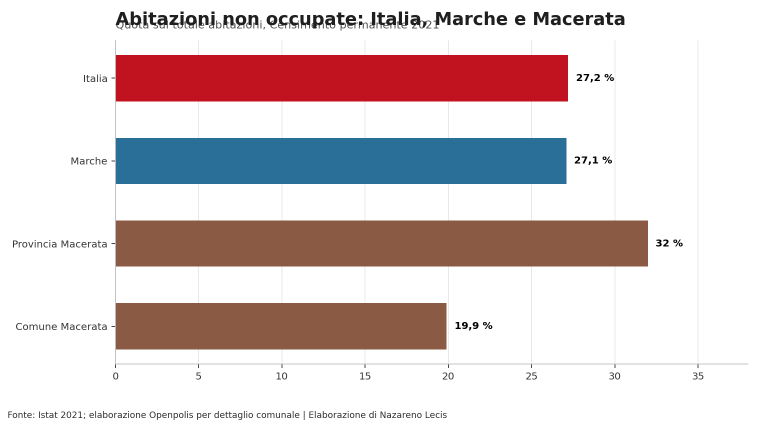
#> input picture marche/grafici/case_non_occupate.png, 1520 x 848 px (shown at 1/2 size); its folder holds only this picture in this run
$ python -i affitti_brevi.py   (imports and definitions only)
#> lines starting #> are read from the running program, lines starting #| are printed output that depends on the picture
### scripts/helpers/paesi.py
from pathlib import Path
import re
import unicodedata
import pycountry
from scripts.helpers.config import EU27_CODES


PAESI_DEFAULT_CONFRONTO = ["ITA", "FRA", "DEU"]

PAESI_OECD_PREZZI_CASE = [
    "AUS",
    "AUT",
    "BEL",
    "CAN",
    "CHE",
    "CHL",
    "COL",
    "CZE",
    "DEU",
    "DNK",
    "ESP",
    "EST",
    "FIN",
    "FRA",
    "GBR",
    "GRC",
    "HUN",
    "IRL",
    "ISL",
    "ISR",
    "ITA",
    "JPN",
    "KOR",
    "LTU",
    "LUX",
    "LVA",
    "MEX",
    "NLD",
    "NOR",
    "NZL",
    "POL",
    "PRT",
    "SVK",
    "SVN",
    "SWE",
    "TUR",
    "USA",
    "ZAF",
]

NOMI_PAESI = {
    "AUS": "Australia",
    "AUT": "Austria",
    "BEL": "Belgio",
    "BGR": "Bulgaria",
    "CAN": "Canada",
    "CHE": "Svizzera",
    "CHL": "Cile",
    "COL": "Colombia",
    "CRI": "Costa Rica",
    "HRV": "Croazia",
    "CYP": "Cipro",
    "CZE": "Cechia",
    "DEU": "Germania",
    "DNK": "Danimarca",
    "ESP": "Spagna",
    "EST": "Estonia",
    "FIN": "Finlandia",
    "FRA": "Francia",
    "GBR": "Regno Unito",
    "GRC": "Grecia",
    "HUN": "Ungheria",
    "IRL": "Irlanda",
    "ISL": "Islanda",
    "ISR": "Israele",
    "ITA": "Italia",
    "JPN": "Giappone",
    "KOR": "Corea",
    "LTU": "Lituania",
    "LUX": "Lussemburgo",
    "LVA": "Lettonia",
    "MEX": "Messico",
    "MLT": "Malta",
    "NLD": "Paesi Bassi",
    "NOR": "Norvegia",
    "NZL": "Nuova Zelanda",
    "POL": "Polonia",
    "PRT": "Portogallo",
    "ROU": "Romania",
    "SVK": "Slovacchia",
    "SVN": "Slovenia",
    "SWE": "Svezia",
    "TUR": "Turchia",
    "USA": "Stati Uniti",
    "ZAF": "Sudafrica",
}

NOMI_OECD_AHD = {
    "CZE": "Czech Republic",
    "KOR": "Korea",
    "SVK": "Slovak Republic",
    "TUR": "Türkiye",
    "USA": "United States",
}

COLORI_PAESI = {
    "ITA": "#C1121F",
    "FRA": "#2F6BFF",
    "DEU": "#C48A00",
}

COLORI_PALETTE = [
    "#0D3B66",
    "#2A9D8F",
    "#E76F51",
    "#6A4C93",
    "#457B9D",
    "#7A9E35",
    "#BC6C25",
    "#3A5A40",
    "#8E5572",
    "#1D3557",
]


def codice_iso3_da_iso2(codice_iso2):
    paese = pycountry.countries.get(alpha_2=str(codice_iso2).upper())
    if paese:
        return paese.alpha_3
    return str(codice_iso2).upper()


PAESI_EUROSTAT = sorted(codice_iso3_da_iso2(codice) for codice in EU27_CODES)
PAESI_OECD = sorted(PAESI_OECD_PREZZI_CASE)
PAESI_ACCETTATI = sorted(set(PAESI_EUROSTAT) | set(PAESI_OECD))
SCORCIATOIE_PAESI = {
    "tutti": PAESI_ACCETTATI,
    "eurostat": PAESI_EUROSTAT,
    "oecd": PAESI_OECD,
}
VALORI_PAESI_ACCETTATI = sorted(PAESI_ACCETTATI + list(SCORCIATOIE_PAESI))


# [5 lines left out: function slug_testo, not called in this run]


def paese_pycountry(codice):
    return pycountry.countries.get(alpha_3=str(codice).upper())


# [38 lines left out: functions nome_inglese_paese, codice_iso2_paese, colore_paese, crea_profilo_paese, not called in this run]


PAESI_CONFRONTO = {codice: crea_profilo_paese(codice) for codice in PAESI_ACCETTATI}
SLUG_PAESI_CONFRONTO = {profilo["slug"] for profilo in PAESI_CONFRONTO.values()}


# [6 lines left out: function profilo_paese, not called in this run]


def profili_paesi(codici):
    return [profilo_paese(codice) for codice in codici]


# [55 lines left out: functions radice_output, cartella_paese, aggiungi_codici_unici, valori_paesi, risolvi_codici_paesi, not called in this run]


def normalizza_codici_paesi(codici):
    return risolvi_codici_paesi(codici, default=PAESI_DEFAULT_CONFRONTO)


def filtra_paesi_eurostat(codici):
    return [codice for codice in codici if codice in PAESI_EUROSTAT]


def filtra_paesi_oecd(codici):
    return [codice for codice in codici if codice in PAESI_OECD]

### scripts/helpers/affitti_brevi.py
from io import BytesIO
from pathlib import Path
import base64
from html import unescape
import re
import sys
import unicodedata
import zipfile

RADICE_PROGETTO = Path(__file__).resolve().parents[2]
if str(RADICE_PROGETTO) not in sys.path:
    sys.path.insert(0, str(RADICE_PROGETTO))

from matplotlib.cm import ScalarMappable
from matplotlib.colors import Normalize
from matplotlib.ticker import FuncFormatter, ScalarFormatter
import matplotlib.pyplot as plt
import pandas as pd
import requests

from scripts.helpers.grafici import COLORE_PRINCIPALE
from scripts.helpers.grafici_locali_italia import (
    formatta_colorbar_mappa,
    limiti_geojson_regioni,
    normalizza_spazi,
    titolo_su_piu_righe,
)
from scripts.helpers.mappe_comunali_italia import (
    disegna_comune,
    nomi_regioni_da_generare,
    regione_indica_tutte,
    risolvi_regione,
    scarica_geojson_comuni_regione,
    slug_testo,
    tabella_comuni_istat_pulita,
    valore_feature_comunale,
)
from scripts.helpers.paesi import radice_output
from scripts.helpers.utils import WATERMARK, cartella_summary


BDSR_DASHBOARD_CSV_URL = "https://api-bdsr.ministeroturismo.gov.it/ui/user/downloadCsvDashboard"
ISTAT_ABITAZIONI_COMUNI_SDMX_URL = (
    "https://esploradati.istat.it/SDMXWS/rest/data/IT1,DF_DCSS_ABITAZIONI_TV_1/"
    "A..NUM_DW_AV......?startPeriod=2021&endPeriod=2021&"
    "dimensionAtObservation=AllDimensions&format=csvfilewithlabels"
)
ISTAT_ABITAZIONI_SEZIONI_2021_URLS = [
    (
        "https://esploradati.istat.it/databrowser/DWL/PERMPOP/SUBCOM/"
        "Dati_regionali_2021.zip"
    ),
    (
        "https://esploradati.censimentopopolazione.istat.it/databrowser/DWL/PERMPOP/"
        "SUBCOM/Dati_regionali_2021.zip"
    ),
]
ISTAT_FAMIGLIE_TITOLO_GODIMENTO_URL = (
    "http://dati-censimentipermanenti.istat.it/Index.aspx?DataSetCode=DCSS_HUDW"
)
FONTE_AFFITTI_BREVI_BDSR = "Ministero del Turismo - registro CIN"
FONTE_ABITAZIONI_ISTAT = "ISTAT censimento permanente 2021"
FONTE_AFFITTI_TOTALI_ISTAT = "ISTAT titolo di godimento abitazione 2021"
PROFILI_AFFITTI_BREVI = {
    "residenziale": "alloggi turistici in affitto registrati",
    "privati": "locazioni brevi/private non imprenditoriali registrate",
    "c2": "altri alloggi privati registrati",
    "totale": "tutte le strutture registrate",
}
COLONNE_NUMERICHE_BDSR = [
    "Totale strutture con CIN verificato",
    "Totale strutture con CIN non verificato",
    "Totale strutture senza CIN",
    "Totale strutture",
]
MAPPE_AFFITTI_BREVI = [
    (
        "quota_locazioni_brevi_su_affitti_totali_pct",
        "Quota locazioni brevi private sul totale affitti (stima)",
        "% totale affitti",
        "quota_locazioni_brevi_su_affitti_totali.png",
        True,
        1,
    ),
    (
        "quota_bed_breakfast_su_abitazioni_pct",
        "Quota B&B sullo stock abitativo",
        "% abitazioni",
        "quota_bed_breakfast_su_abitazioni.png",
        True,
        2,
    ),
    (
        "quota_hotel_su_abitazioni_pct",
        "Quota hotel sullo stock abitativo",
        "% abitazioni",
        "quota_hotel_su_abitazioni.png",
        True,
        2,
    ),
]
# [410 lines left out: functions normalizza_testo_affitti_brevi, intestazioni_bdsr, scarica_bdsr_dashboard_csv, scarica_abitazioni_comunali_sdmx, separatore_csv_istat, leggi_csv_zip_istat and 15 more, not called in this run]


def prepara_colonne_numeriche_bdsr(frame):
    dati = frame.copy()
    for colonna in COLONNE_NUMERICHE_BDSR:
        if colonna in dati.columns:
            dati[colonna] = valori_numerici(dati[colonna])
        else:
            dati[colonna] = 0

    return dati


# [56 lines left out: functions filtra_profilo_bdsr, maschera_alloggi_turistici_affitto, maschera_locazioni_brevi_private, aggrega_bdsr_per_comune, codice_istat_bdsr, not called in this run]


def chiave_comune_regione(regione, comune):
    chiave = normalizza_testo_affitti_brevi(regione) + "|" + normalizza_testo_affitti_brevi(comune)
    return chiave


# [79 lines left out: functions mappa_codici_comuni_per_nome, aggiungi_codice_istat_corrente_bdsr, aggrega_bdsr_per_comune_filtrato, maschera_hotel_bdsr, maschera_bed_breakfast_bdsr, riepilogo_categorie_bdsr, not called in this run]


def prepara_affitti_brevi_bdsr(frame, profilo="residenziale"):
    dati = prepara_colonne_numeriche_bdsr(frame)
    comuni = tabella_comuni_istat_pulita()
    comuni = comuni[
        [
            "codice_istat",
            "codice_catastale",
            "comune",
            "provincia",
            "regione",
            "codice_regione_istat",
            "unita_sovracomunale",
        ]
    ].drop_duplicates("codice_istat")
    dati = aggiungi_codice_istat_corrente_bdsr(dati, comuni)
    profilo_filtrato = filtra_profilo_bdsr(dati, profilo)

    totale_comuni = aggrega_bdsr_per_comune(dati).rename(
        columns={
            "totale_strutture": "strutture_bdsr_totali",
            "cin_verificati": "cin_verificati_bdsr_totali",
            "cin_non_verificati": "cin_non_verificati_bdsr_totali",
            "senza_cin": "senza_cin_bdsr_totali",
        }
    )
    profilo_comuni = aggrega_bdsr_per_comune(profilo_filtrato).rename(
        columns={
            "totale_strutture": "unita_affitti_brevi",
            "cin_verificati": "cin_verificati_affitti_brevi",
            "cin_non_verificati": "cin_non_verificati_affitti_brevi",
            "senza_cin": "senza_cin_affitti_brevi",
        }
    )
    alloggi_turistici_affitto = aggrega_bdsr_per_comune_filtrato(
        dati,
        maschera_alloggi_turistici_affitto(dati),
        "alloggi_turistici_affitto_registrati",
    )
    locazioni_brevi_private = aggrega_bdsr_per_comune_filtrato(
        dati,
        maschera_locazioni_brevi_private(dati),
        "locazioni_brevi_private_registrate",
    )
    hotel_comuni = aggrega_bdsr_per_comune_filtrato(dati, maschera_hotel_bdsr(dati), "hotel_bdsr")
    bed_breakfast_comuni = aggrega_bdsr_per_comune_filtrato(
        dati,
        maschera_bed_breakfast_bdsr(dati),
        "bed_breakfast_bdsr",
    )

    risultato = comuni.merge(totale_comuni, on="codice_istat", how="left")
    risultato = risultato.merge(profilo_comuni, on="codice_istat", how="left")
    risultato = risultato.merge(alloggi_turistici_affitto, on="codice_istat", how="left")
    risultato = risultato.merge(locazioni_brevi_private, on="codice_istat", how="left")
    risultato = risultato.merge(hotel_comuni, on="codice_istat", how="left")
    risultato = risultato.merge(bed_breakfast_comuni, on="codice_istat", how="left")
    colonne_da_azzerare = [
        "strutture_bdsr_totali",
        "cin_verificati_bdsr_totali",
        "cin_non_verificati_bdsr_totali",
        "senza_cin_bdsr_totali",
        "unita_affitti_brevi",
        "cin_verificati_affitti_brevi",
        "cin_non_verificati_affitti_brevi",
        "senza_cin_affitti_brevi",
        "alloggi_turistici_affitto_registrati",
        "locazioni_brevi_private_registrate",
        "hotel_bdsr",
        "bed_breakfast_bdsr",
    ]
    for colonna in colonne_da_azzerare:
        risultato[colonna] = risultato[colonna].fillna(0)

    risultato["profilo_affitti_brevi"] = profilo
    risultato["descrizione_profilo_affitti_brevi"] = PROFILI_AFFITTI_BREVI.get(profilo, profilo)
    risultato = aggiungi_indicatori_affitti_brevi(risultato)
    return risultato


# [95 lines left out: functions aggiungi_indicatori_affitti_brevi, aggiungi_affitti_totali_comunali_istat, aggiungi_abitazioni_comunali_istat, carica_affitti_brevi, percorso_grafici_affitti_brevi, cartella_grafici_affitti_brevi, not called in this run]


def cartella_summary_affitti_brevi(cartella_output):
    cartella = cartella_summary(cartella_output, "italia_affitti_brevi")
    return cartella


# [437 lines left out: functions rimuovi_grafici_affitti_brevi_obsoleti, rimuovi_mappe_affitti_brevi_regione, salva_summary_affitti_brevi, formatta_numero_intero, formatta_asse_x_affitti_brevi, aggiungi_footer_affitti_brevi and 10 more, not called in this run]

>>> import cv2
>>> picture = cv2.imread('../../marche/grafici/case_non_occupate.png', cv2.IMREAD_GRAYSCALE)
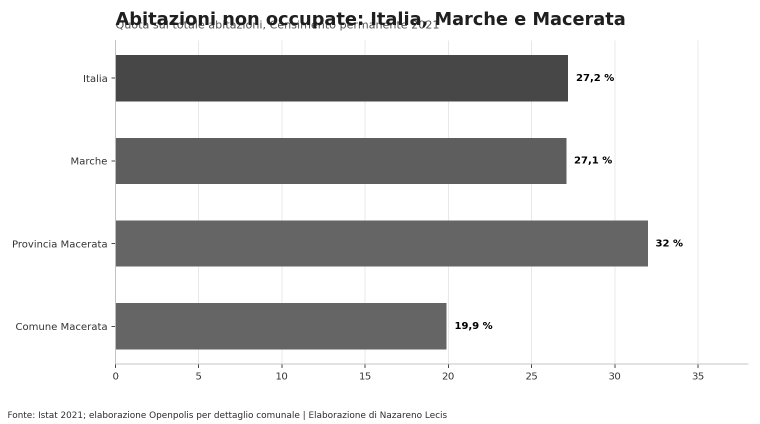
#> picture: shape (848, 1520) (shown at 1/2 size); min 0, max 255, mean 209.9
>>> result = prepara_affitti_brevi_bdsr(picture)
#> (the run stopped early here; a loop or call above may not have finished)

$ run again, on marche/grafici/compravendite_omi_2025.png
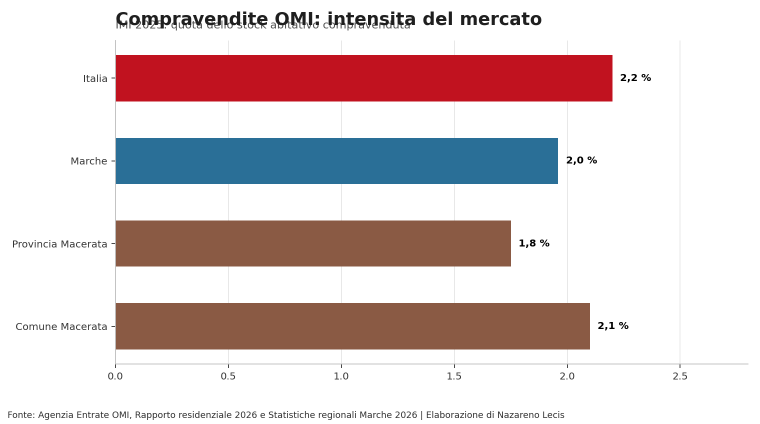
#> input picture marche/grafici/compravendite_omi_2025.png, 1520 x 848 px (shown at 1/2 size)
#> `picture = cv2.imread('../../marche/grafici/case_non_occupate.png', cv2..`:
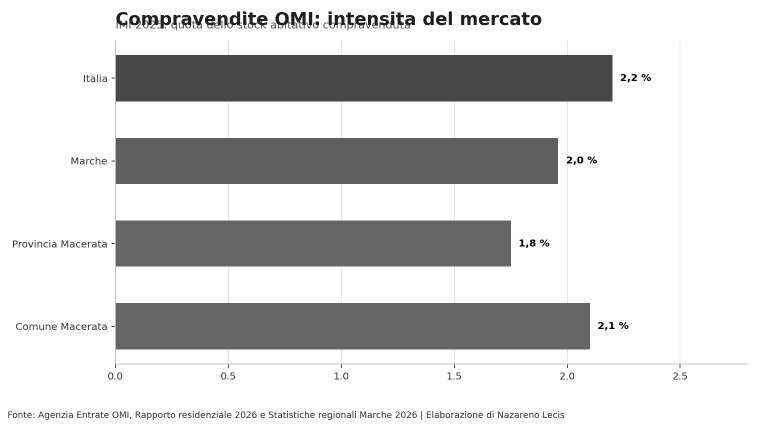
#> picture: shape (848, 1520) (shown at 1/2 size); min 0, max 255, mean 209

$ run again, on marche/grafici/erp_macerata.png
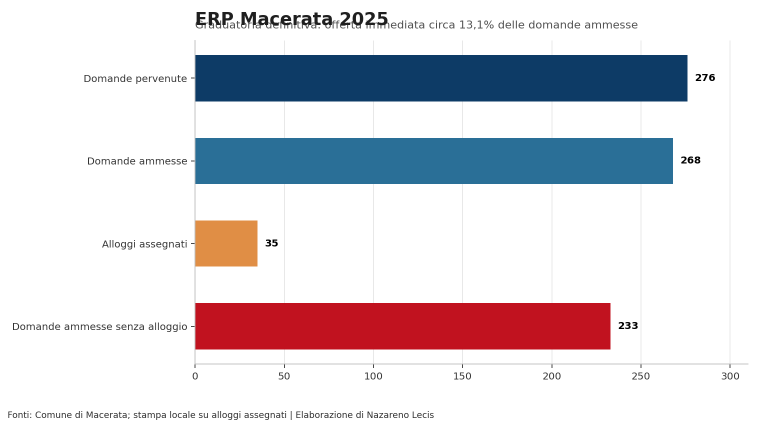
#> input picture marche/grafici/erp_macerata.png, 1520 x 848 px (shown at 1/2 size)
#> `picture = cv2.imread('../../marche/grafici/case_non_occupate.png', cv2..`:
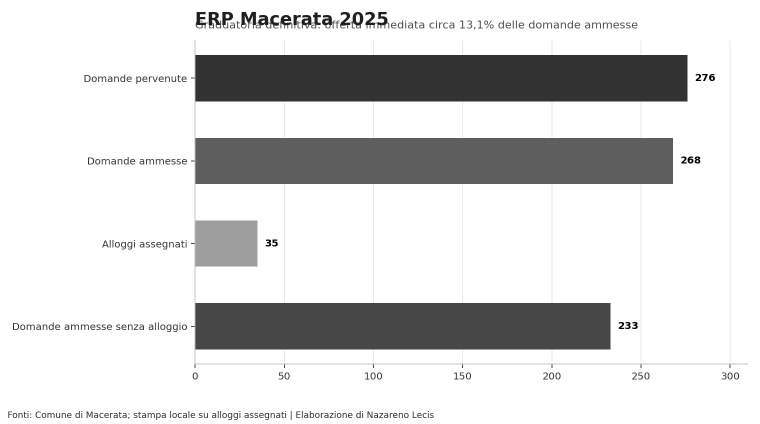
#> picture: shape (848, 1520) (shown at 1/2 size); min 0, max 255, mean 214.6

$ run again, on marche/grafici/locazioni_omi_macerata_2025.png
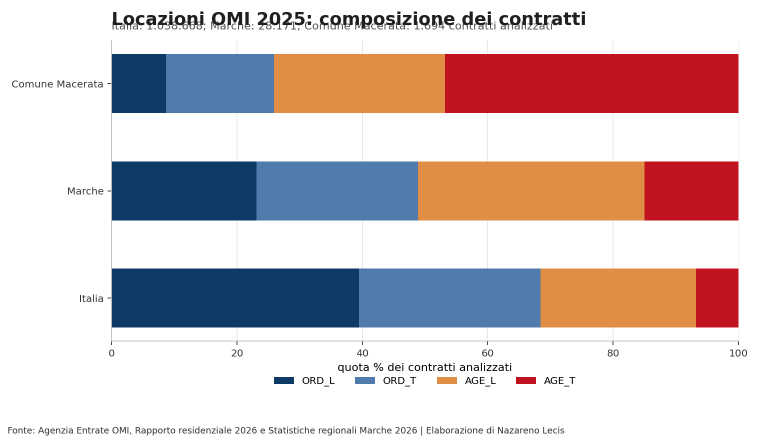
#> input picture marche/grafici/locazioni_omi_macerata_2025.png, 1520 x 880 px (shown at 1/2 size)
#> `picture = cv2.imread('../../marche/grafici/case_non_occupate.png', cv2..`:
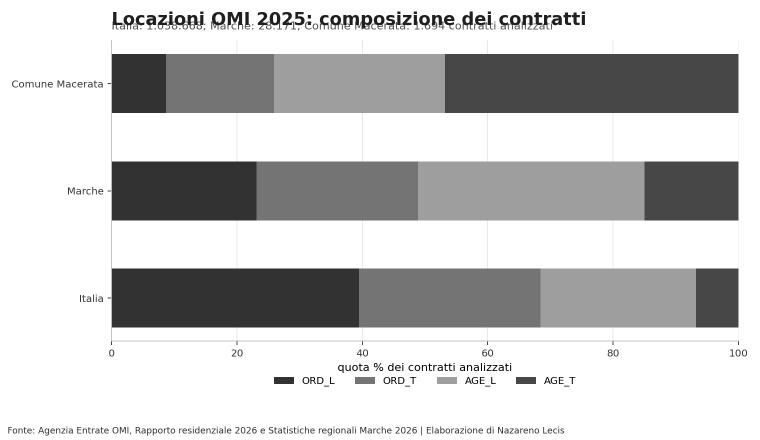
#> picture: shape (880, 1520) (shown at 1/2 size); min 0, max 255, mean 200.4
